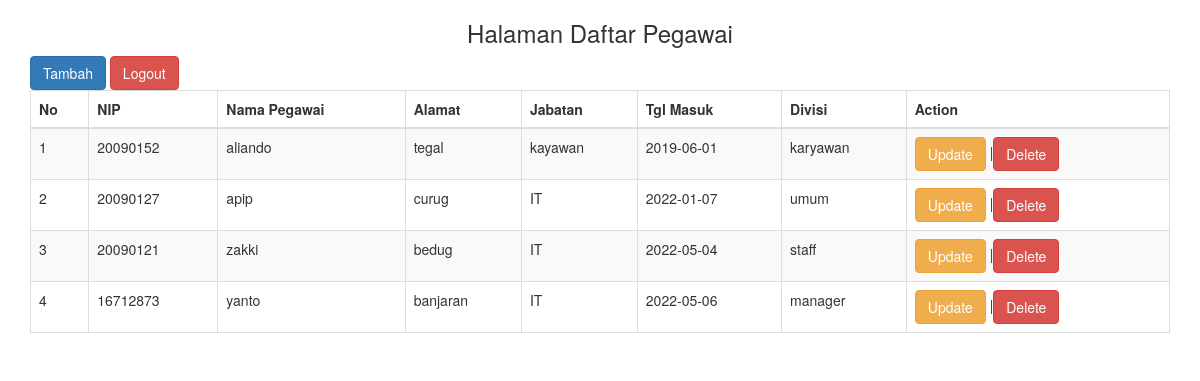
Screenshot of /daftar_pegawai/home.php with the database file from the repository.
### tables this page shows
CREATE TABLE `tb_pegawai` (
  `no` int(5) NOT NULL,
  `nip` varchar(10) DEFAULT NULL,
  `nama_pegawai` varchar(100) DEFAULT NULL,
  `alamat` varchar(100) DEFAULT NULL,
  `jabatan` varchar(100) DEFAULT NULL,
  `tgl_masuk` date DEFAULT NULL,
  `divisi` varchar(100) DEFAULT NULL
);

### daftar_pegawai/home.php (the view, shortened to what this page needs)
<?php
include "../koneksi.php";
?>
<!DOCTYPE html>
<html lang="en">
<head>
	<link href="../bootstrap/css/bootstrap.min.css" rel="stylesheet">
</head>
<body>
<div class="container">
	<div class="row">
		<div class="col-md-12">
			<h3 class="text-center">Halaman Daftar Pegawai</h3>
	<a class="btn btn-primary" href="tambah_data.php" role="button">Tambah</a>
	<a class="btn btn-danger" href="../logout.php" role="button">Logout</a>
	<table class="table table-striped table-bordered">
	<thead>
		<tr>
			<th>No</th>
			<th>NIP</th>
			<th>Nama Pegawai</th>
			<th>Alamat</th>
			<th>Jabatan</th>
			<th>Tgl Masuk</th>
			<th>Divisi</th>
			<th>Action</th>
		</tr>
	</thead>
	<tbody>
		<?php
		$no=1;
		$query="select * from tb_pegawai";
		$query_r = mysqli_query($connect, $query);
		while ($result = mysqli_fetch_array($query_r))
		{
		?>
		<tr>
			<td><?php echo $no;?></td>
			<td><?php echo $result ['nip'];?></td>
			<td><?php echo $result ['nama_pegawai'];?></td>
			<td><?php echo $result ['alamat'];?></td>
			<td><?php echo $result ['jabatan'];?></td>
			<td><?php echo $result ['tgl_masuk'];?></td>
			<td><?php echo $result ['divisi'];?></td>
			<td>
			<a class="btn btn-warning" href="update_data.php?id=<?php echo $result['no'];?>">Update</a>
			|<a class="btn btn-danger" href="delete.php?id=<?php echo $result['no'];?>"onclick="return confirm('Apakah yakin ingin menghapus data ini?')">Delete</a>
			</td>
		</tr>
		<?php
		$no++;
	}
	?>
	</tbody>
	</table>
</div>
</div>
</body>
</html>

### rows the page displays
tb_pegawai: nip "20090152", nama_pegawai "aliando", alamat "tegal", jabatan "kayawan", tgl_masuk "2019-06-01", divisi "karyawan"
tb_pegawai: nip "20090127", nama_pegawai "apip", alamat "curug", jabatan "IT", tgl_masuk "2022-01-07", divisi "umum"
tb_pegawai: nip "20090121", nama_pegawai "zakki", alamat "bedug", jabatan "IT", tgl_masuk "2022-05-04", divisi "staff"
tb_pegawai: nip "16712873", nama_pegawai "yanto", alamat "banjaran", jabatan "IT", tgl_masuk "2022-05-06", divisi "manager"
